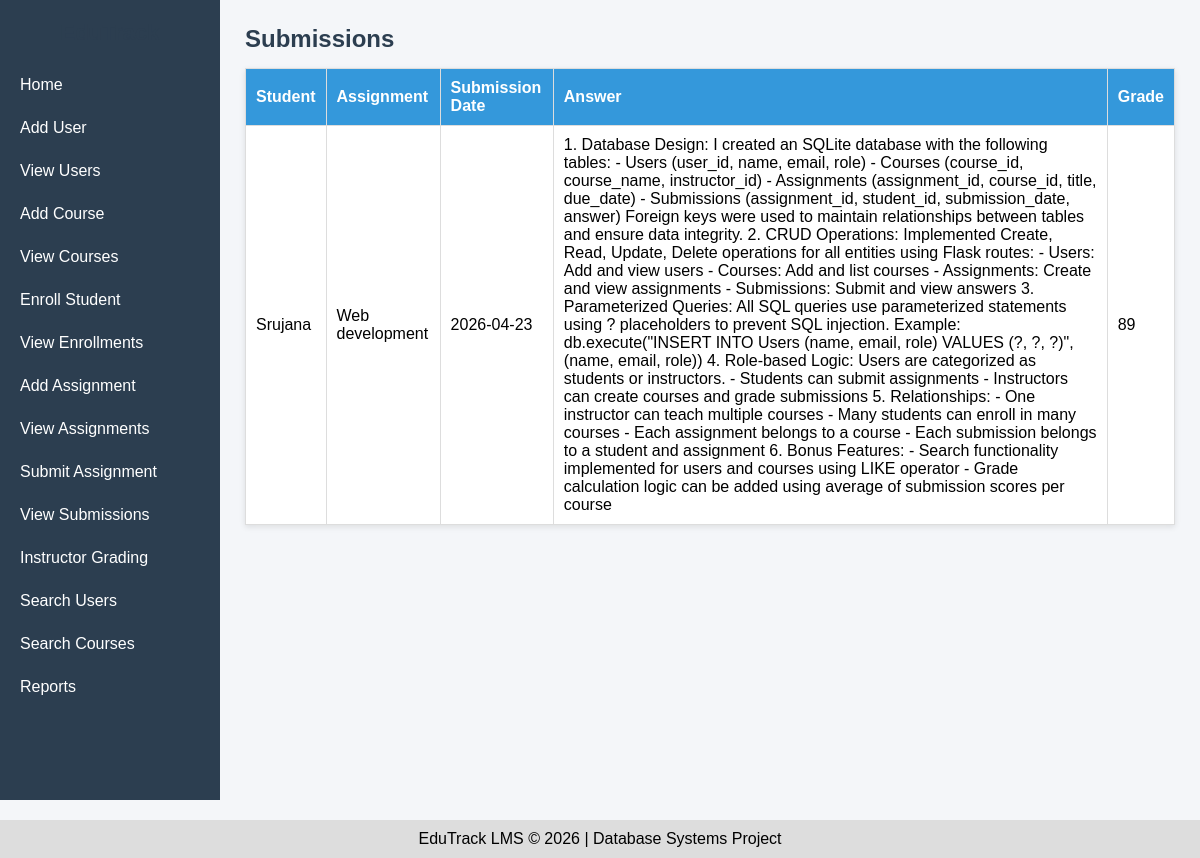
Screenshot of /submissions with the database file from the repository.
### tables this page shows
CREATE TABLE Submissions (
        submission_id INTEGER PRIMARY KEY AUTOINCREMENT,
        assignment_id INTEGER,
        student_id INTEGER,
        submission_date DATE,
        answer TEXT,
        grade INTEGER,
        FOREIGN KEY (assignment_id) REFERENCES Assignments(assignment_id),
        FOREIGN KEY (student_id) REFERENCES Users(user_id)
    );

CREATE TABLE Users (
        user_id INTEGER PRIMARY KEY AUTOINCREMENT,
        name TEXT NOT NULL,
        email TEXT UNIQUE NOT NULL,
        role TEXT CHECK(role IN ('student', 'instructor')) NOT NULL
    );

CREATE TABLE Assignments (
        assignment_id INTEGER PRIMARY KEY AUTOINCREMENT,
        course_id INTEGER NOT NULL,
        title TEXT NOT NULL,
        instructions TEXT,
        due_date DATE,
        FOREIGN KEY (course_id) REFERENCES Courses(course_id)
    );

### app.py (the view)
@app.route('/submissions')
def list_submissions():
    db = get_db()
    submissions = db.execute('''
        SELECT
            u.name AS student,
            a.title,
            s.submission_date,
            s.answer,
            s.grade
        FROM Submissions s
        JOIN Users u ON s.student_id = u.user_id
        JOIN Assignments a ON s.assignment_id = a.assignment_id
    ''').fetchall()
    return render_template('list_submissions.html', submissions=submissions)

### app.py (called while the page is built)
def get_db():
    if 'db' not in g:
        g.db = sqlite3.connect(app.config['DATABASE'])
        g.db.row_factory = sqlite3.Row
        g.db.execute("PRAGMA foreign_keys = ON")
    return g.db

### templates/list_submissions.html
{% extends 'base.html' %}
{% block content %}
<h2>Submissions</h2>
<table border="1">
    <tr>
        <th>Student</th>
        <th>Assignment</th>
        <th>Submission Date</th>
        <th>Answer</th>
        <th>Grade</th>
    </tr>
    {% for submission in submissions %}
    <tr>
        <td>{{ submission.student }}</td>
        <td>{{ submission.title }}</td>
        <td>{{ submission.submission_date }}</td>
        <td>{{ submission.answer }}</td>
        <td>{{ submission.grade }}</td>
    </tr>
    {% endfor %}
</table>
{% endblock %}

### static/style.css (style rules this page uses)
* { margin: 0; padding: 0; box-sizing: border-box; }
body { font-family: Arial, sans-serif; background: #f4f6f9; }
h1, h2 { margin-bottom: 15px; color: #2c3e50; }
table { width: 100%; border-collapse: collapse; background: white; margin-top: 10px; box-shadow: 0 2px 6px rgba(0,0,0,0.1); }
table th, table td { padding: 10px; border: 1px solid #ddd; text-align: left; }
table th { background: #3498db; color: white; }

### rows the page displays
Submissions: student "Srujana", title "Web development", submission_date "2026-04-23", answer "1. Database Design: I created an SQLite database with the following tables: - Users (user_id, name, email, role) - Courses (course_id, course_name, instructor_id) - Assignments (assignment_id, course_id, title, due_date) - Submissions (assignment_id, student_id, submission_date, answer) Foreign keys were used to maintain relationships between tables and ensure data integrity. 2. CRUD Operations: Implemented Create, Read, Update, Delete operations for all entities using Flask routes: - Users: Add and view users - Courses: Add and list courses - Assignments: Create and view assignments - Submissions: Submit and view answers 3. Parameterized Queries: All SQL queries use parameterized…", grade "89"
